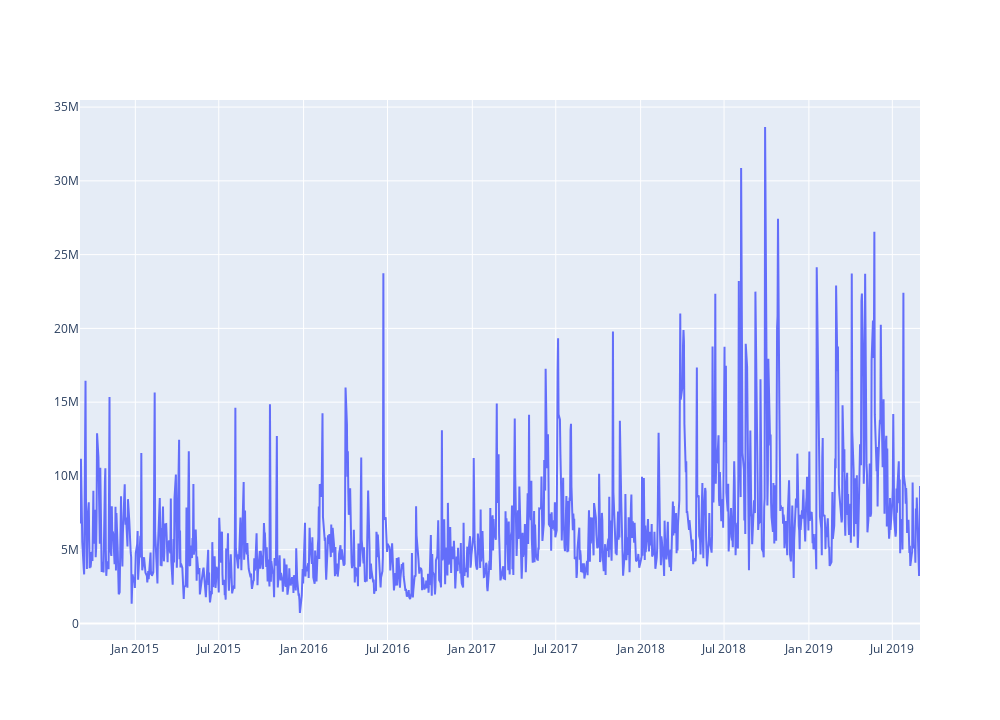

Notebook source saved alongside this figure:
### Markdown cell above
Let's have a separate chart for the volume of Tesla stock traded in order not to suppress the prices.

### Code cell
fig = go.Figure()
fig.add_trace(go.Scatter(x=df.index, y=df['Volume'],
                    mode='lines', name='Volume Traded'))
fig.update_layout(
    autosize=False,
    width=1000,
    height=720,

    )

fig.show()

### Figure 1 — Plotly figure (JSON) as saved in the notebook; plotly's stock layout.template omitted (floating-point values rounded to 4 significant figures; data arrays with more than 128 entries replaced by an {"elided": "..."} marker saying what was removed)
{"data": [{"mode": "lines", "name": "Volume Traded", "type": "scatter", "x": {"elided": "1258 str values"}, "y": {"elided": "1258 int values"}}], "layout": {"autosize": false, "height": 720, "width": 1000}}
